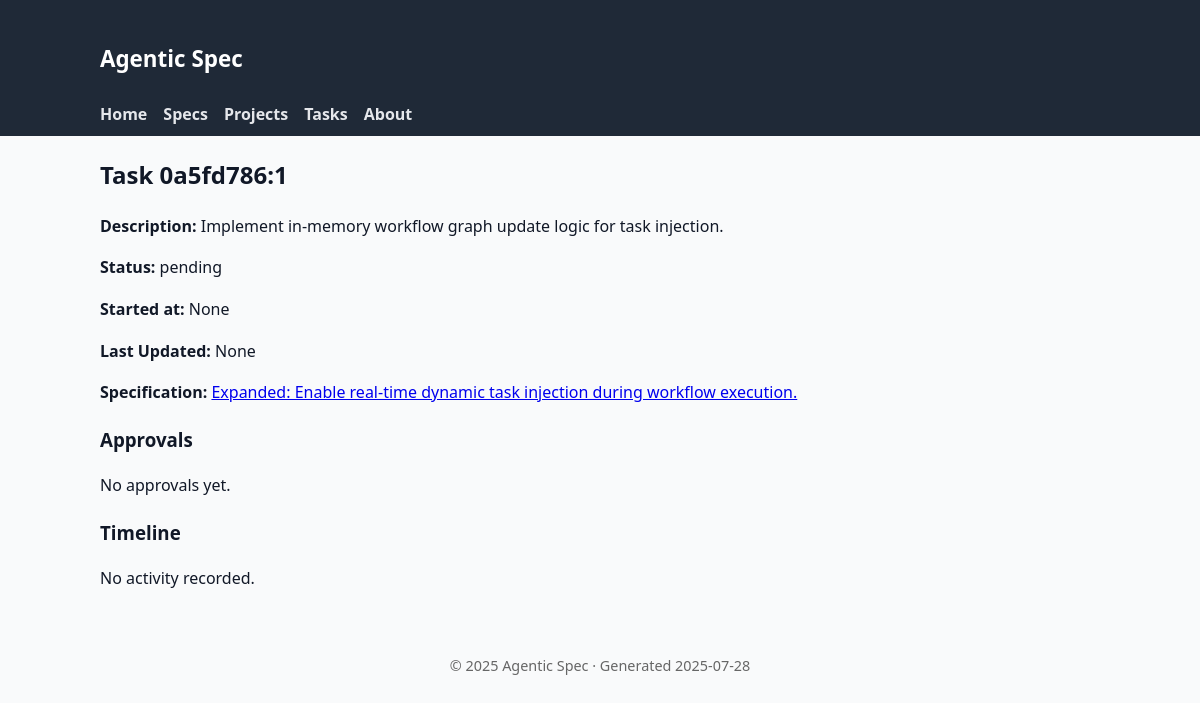
Page /tasks/0a5fd786:1 on the earlier database version.
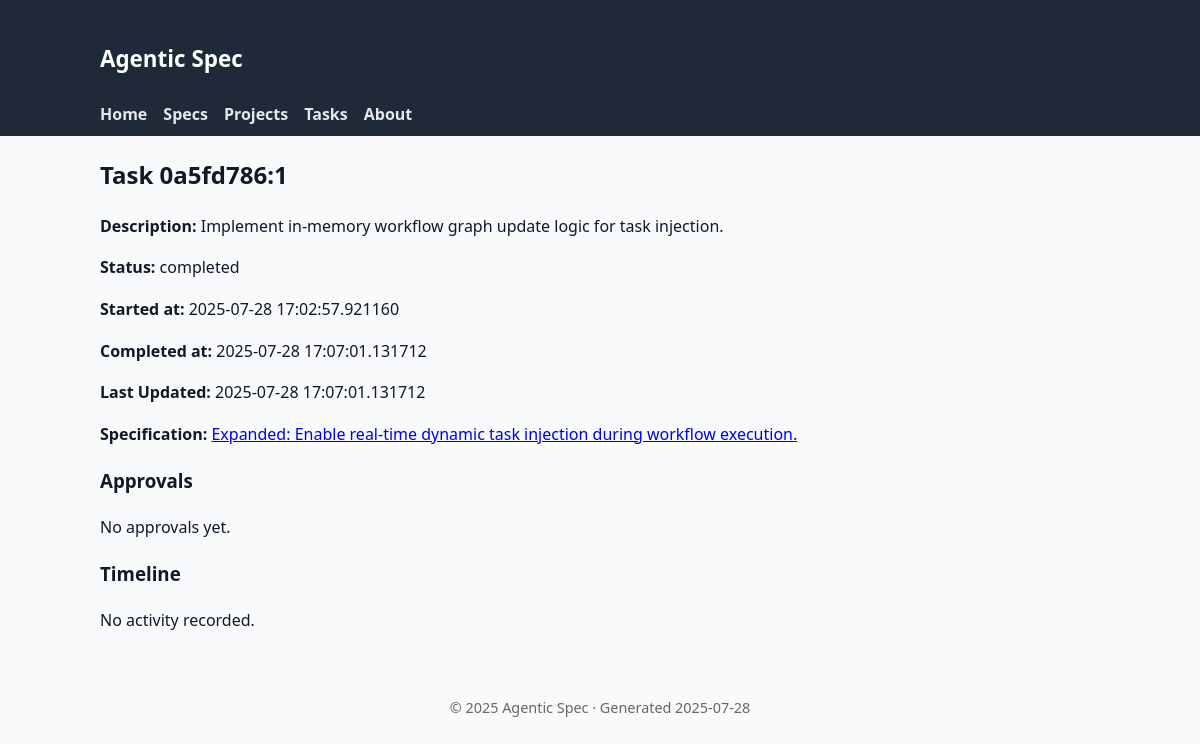
Same page on the later database version.
### tables this page shows
CREATE TABLE tasks (
                id TEXT PRIMARY KEY,
                spec_id TEXT NOT NULL,
                step_index INTEGER NOT NULL,
                task TEXT NOT NULL,
                details TEXT NOT NULL,
                files TEXT NOT NULL,
                acceptance TEXT NOT NULL,
                estimated_effort TEXT NOT NULL,
                sub_spec_id TEXT,
                decomposition_hint TEXT,
                status TEXT DEFAULT 'pending',
                started_at TIMESTAMP,
                completed_at TIMESTAMP,
                time_spent_minutes INTEGER,
                completion_notes TEXT,
                blockers TEXT DEFAULT '[]',
                -- Enhanced tracking fields
                is_completed BOOLEAN DEFAULT FALSE,
                assigned_to TEXT DEFAULT 'unassigned',
                priority INTEGER DEFAULT 5,
                last_accessed TIMESTAMP,
                estimated_completion_date TIMESTAMP,
                actual_effort_minutes INTEGER,
                dependencies TEXT DEFAULT '[]',
                -- Lifecycle timestamps
                blocked_at TIMESTAMP,
                unblocked_at TIMESTAMP,
                approved_at TIMESTAMP,
                rejected_at TIMESTAMP,
                FOREIGN KEY (spec_id) REFERENCES specifications (id) ON DELETE CASCADE
            );

### agentic_spec/web_ui.py (the view)
@app.get("/tasks/{task_id}", response_class=HTMLResponse)
async def view_task(request: Request, task_id: str):
    async with await get_db_manager() as manager:
        task = await manager.backend.get_task(task_id)
        if not task:
            raise HTTPException(status_code=404, detail="Task not found")
        approvals = await manager.backend.get_approvals_for_task(task_id)
        work_logs: list[WorkLogDB] = await manager.backend.get_work_logs(
            task_id=task_id,
            limit=100,  # safety cap
        )
        spec = await manager.get_specification(task.spec_id)
        ctx = base_context(request, title=f"Task {task.id}")
        ctx.update(
            {
                "task": task,
                "spec": spec,
                "approvals": approvals,
                "work_logs": work_logs,
            }
        )
        return templates.TemplateResponse("task_detail.html", ctx)

### agentic_spec/web_templates/task_detail.html
{% extends 'base.html' %}
{% block content %}
<h2>Task {{ task.id }}</h2>
<p><strong>Description:</strong> {{ task.task }}</p>
<p><strong>Status:</strong> {{ task.status.value }}</p>
<p><strong>Started at:</strong> {{ task.started_at }}</p>
{% if task.completed_at %}<p><strong>Completed at:</strong> {{ task.completed_at }}</p>{% endif %}
<p><strong>Last Updated:</strong> {{ task.last_accessed or task.completed_at or task.started_at }}</p>
<p><strong>Specification:</strong> <a href="/specs/{{ spec.id }}">{{ spec.title }}</a></p>
<h3>Approvals</h3>
{% if approvals %}
<ul>
  {% for a in approvals %}
  <li>{{ a.level.value }} by {{ a.approved_by }} at {{ a.approved_at }}{% if a.comments %} – {{ a.comments }}{% endif %}</li>
  {% endfor %}
</ul>
{% else %}
<p>No approvals yet.</p>
{% endif %}
<h3>Timeline</h3>
{% if work_logs %}
<ul>
  {% for log in work_logs %}
  <li>{{ log.timestamp }} – {{ log.action }}{% if log.notes %}: {{ log.notes }}{% endif %}</li>
  {% endfor %}
</ul>
{% else %}
<p>No activity recorded.</p>
{% endif %}
{% endblock %}

Differences in the rows shown:
changed tasks "0a5fd786:1": status.value "pending" → "completed"
Other differences:
{{ task.started_at }}: "None" → "2025-07-28 17:02:57.921160"
{{ task.completed_at }}: (not shown) → "2025-07-28 17:07:01.131712"
{{ task.last_accessed or task.completed_at or task.started_at }}: "None" → "2025-07-28 17:07:01.131712"
text now shown: "Completed at:"
